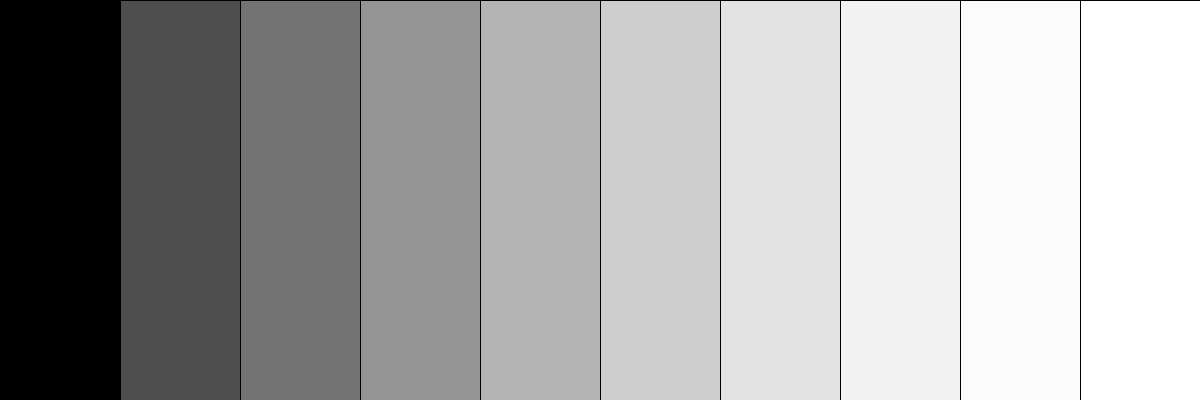
Frame 1 (no input)
Frame 60 (the mouse pressed at the canvas centre just before this capture): identical to frame 1, image omitted
Frame 120 (the mouse held since frame 60 and released just before this capture): identical to frame 1, image omitted

The Processing sketch that drew this single still picture (run headless with seeded random() and noise(); from frame 60 on, the mouse is pressed at the canvas centre):

// Processing sketch: processing_98998
// ── processing_98998.pde

Rects[] rects;
int numOfRects = 10;
int Width = 0;
float angle = 0;
float range = HALF_PI;
//////////////////////////
void setup(){
 size(1200, 400);
 smooth();
 background(255);
 
 int i = 0;
 Width = width / numOfRects;
 range = range / numOfRects;
 rects = new Rects[numOfRects];

 rects[i] = new Rects(i, Width, angle);
 rects[i].drawRect();
 angle += range;
 
 for(i = 1; i < numOfRects; i++){
   
   angle += range;
   rects[i] = new Rects(i, Width, angle);
   rects[i].drawRect();
   
 }
 
}

void draw(){
  renderTabs();
}

//////////////////////////////
class Rects{
  int index;
  float Width, x1, y1, Height, angle;
  
  
  Rects(int _index, float _Width, float _angle){
    index = _index;
    Width = _Width;
    Height = height;
    x1 = index * Width;
    y1 = 0;
    angle = _angle;
  }
  
  void drawRect(){
    stroke(0);
    fill(255*sin(angle));
    rect(x1, y1, Width, Height);
    return;
  }
  
  void drawNewRect(){
    
    stroke(0);
    if (mousePressed == true && mouseX > x1 && mouseX < x1 + Width) {
      fill(255,255*sin(angle),0);
    } else {
      fill(255*sin(angle));
    }

    rect(x1, y1, Width, Height);
    return;
  }
  
  
}
/////////////////////////////
void renderTabs(){
  int i = 0;
  
 rects[i].drawNewRect();
 
 for(i = 1; i < numOfRects; i++){
   rects[i].drawNewRect();
  }
}
